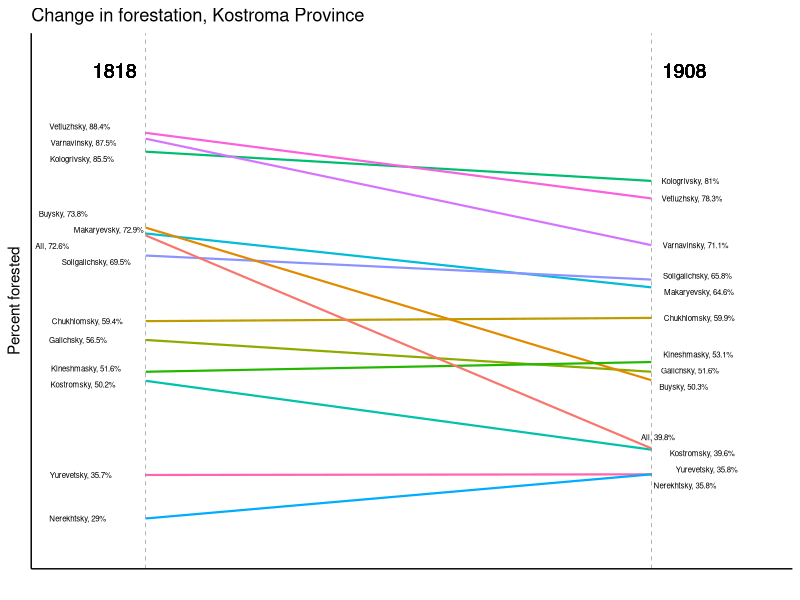

The R source for this figure:
## ---- chunk 1
knitr::opts_chunk$set(echo = FALSE, error = FALSE, message = FALSE, warning = FALSE)
library(readr)
library(ggrepel)
library(tidyverse)
library(stringr)
library(scales)
theme_set((theme_classic()))
area_change <- read_csv("area_change_1818_1908.csv")

## ---- chunk 2
years <- 90

# Select the data for year 1 (1818)

year_1 <- area_change %>%
  filter(year == 1818) %>%
  select(percent_forested)

# Select the data for year 2 (1908)

year_2 <- area_change %>%
  filter(year == 1908) %>%
  select(percent_forested)


# Only select one set of districts 
# This is made possible because R is preserving the order of all these observations 

groups <- area_change %>%
  filter(year == 1818) %>%
  select(district)

# Put the selected data together into a single data frame

slope_data <- data.frame(year_1, year_2, groups) %>%
  rename(year_1 = percent_forested, year_2 = percent_forested.1, groups = district) %>%
  mutate(groups = str_remove(groups, " District"))

# Create the labels for the graphic

l11 <- paste0(slope_data$groups, ", ", slope_data$year_1, "%")

l13<-paste0(slope_data$groups,", ", slope_data$year_2, "%")

## ---- chunk 3

# Slope data

ggplot(slope_data) + 
  
  # Segment codes
  
  geom_segment(aes(x=-5, xend = years, y = year_1, yend = year_2, color = groups), size=.75) +
  
  # Horizontal line for 1818
  
  geom_vline(xintercept=-5, linetype="dashed", size=.1) + 
  
  # Horizontal line for 1908
  
  geom_vline(xintercept=90, linetype="dashed", size=.1) +
  
  # Remove the panel background
  
  theme(panel.background = element_blank()) +
  
  # Remove the grid
  
  theme(panel.grid=element_blank()) +
  
  # Remove the axis tickts
  
  theme(axis.ticks=element_blank()) +
  
  # Remove the axis text
  
  theme(axis.text=element_blank()) +
  theme(panel.border=element_blank()) + 
  
  # Remove the legend
  
  theme(legend.position="none") +
  
  # Remove the x-axis label
  
  xlab("") + 
  
  # Add a y-axis label
  
  ylab("Percent forested") + 
  
  labs(title = "Change in forestation, Kostroma Province") +
  
  # Set the size of the graphic
  
  xlim((-20),(years+20)) +
  ylim(25,(100)) +
  
  # Add labels for year 2
  
  geom_text_repel(label = l13,
            y = slope_data$year_2,
            x = years, hjust=-0.2,size=2,
            segment.alpha	= 0) +
  
  # Add labels for year 1
  
  geom_text_repel(label = l11,
            y = slope_data$year_1,
            x = -25, hjust=-0.2,size=2,
            segment.alpha	= 0) +
  
  # Add 1818 label
  
  geom_text(label="1818", 
            x=-5, 
            y=98,
            hjust= 1.2,size=5) +
  
  # Add 1908 label
  
  geom_text(label="1908", 
            x=102, 
            y=98,
            hjust= 1.2,size=5) 
